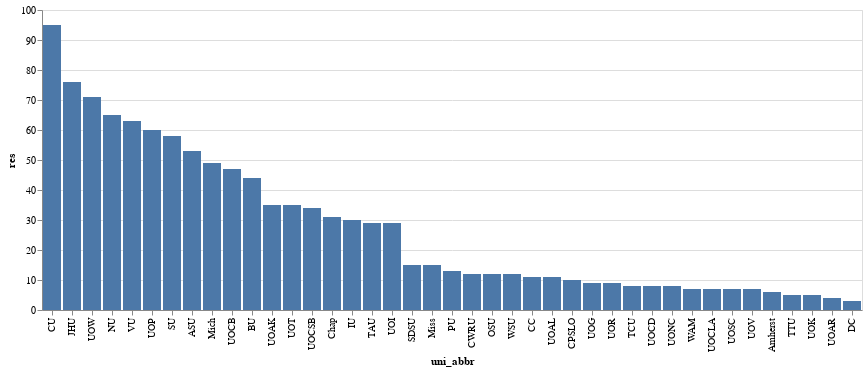

Notebook source saved alongside this figure:
### Markdown cell above
### Transform: Filter
What if we just wanted to get a sense of the students who responded No at each institution.
One option would be to first use pandas to filter the data, attach the data to the chart and then encode.
Altair provides a shortcut with Data Transformation.
The filter transform only encodes data items that satisfy the filter expression.
Here we will state that for each data item (i.e., datum), the response type must be 'No'.

### Code cell
alt.Chart(data).mark_bar().encode(
    alt.X('uni_abbr:N', sort='-y'),
    alt.Y('res'),
    alt.Tooltip('uni')
).transform_filter(
    (alt.datum.type == 'No')
).interactive()

### Figure 1 — Vega-Lite specification as saved in the notebook (floating-point values rounded to 4 significant figures)
{"config": {"view": {"continuousWidth": 400, "continuousHeight": 300}}, "data": {"name": "data-625a034231e7cf75ff53895cdf90a07a"}, "mark": "bar", "encoding": {"tooltip": {"type": "nominal", "field": "uni"}, "x": {"type": "nominal", "field": "uni_abbr", "sort": "-y"}, "y": {"type": "quantitative", "field": "res"}}, "selection": {"selector002": {"type": "interval", "bind": "scales", "encodings": ["x", "y"]}}, "transform": [{"filter": "(datum.type === 'No')"}], "$schema": "https://vega.github.io/schema/vega-lite/v4.8.1.json", "datasets": {"data-625a034231e7cf75ff53895cdf90a07a": [{"uni": "Appalachian State University", "type": "Nonuse", "res": 46, "pct": 0.4, "state": "North Carolina", "region": "south", "uni_abbr": "ASU"}, {"uni": "Appalachian State University", "type": "No", "res": 53, "pct": 0.461, "state": "North Carolina", "region": "south", "uni_abbr": "ASU"}, {"uni": "Appalachian State University", "type": "Yes", "res": 16, "pct": 0.139, "state": "North Carolina", "region": "south", "uni_abbr": "ASU"}, {"uni": "Butler University", "type": "Nonuse", "res": 17, "pct": 0.25, "state": "Indiana", "region": "midwest", "uni_abbr": "BU"}, {"uni": "Butler University", "type": "No", "res": 44, "pct": 0.647, "state": "Indiana", "region": "midwest", "uni_abbr": "BU"}, {"uni": "Butler University", "type": "Yes", "res": 7, "pct": 0.103, "state": "Indiana", "region": "midwest", "uni_abbr": "BU"}, {"uni": "Cal Poly San Luis Obispo", "type": "Nonuse", "res": 7, "pct": 0.28, "state": "California", "region": "pacific", "uni_abbr": "CPSLO"}, {"uni": "Cal Poly San Luis Obispo", "type": "No", "res": 10, "pct": 0.4, "state": "California", "region": "pacific", "uni_abbr": "CPSLO"}, {"uni": "Cal Poly San Luis Obispo", "type": "Yes", "res": 8, "pct": 0.32, "state": "California", "region": "pacific", "uni_abbr": "CPSLO"}, {"uni": "Case Western Reserve University", "type": "Nonuse", "res": 12, "pct": 0.387, "state": "Ohio", "region": "midwest", "uni_abbr": "CWRU"}, {"uni": "Case Western Reserve University", "type": "No", "res": 12, "pct": 0.387, "state": "Ohio", "region": "midwest", "uni_abbr": "CWRU"}, {"uni": "Case Western Reserve University", "type": "Yes", "res": 7, "pct": 0.226, "state": "Ohio", "region": "midwest", "uni_abbr": "CWRU"}, {"uni": "Chapman University", "type": "Nonuse", "res": 19, "pct": 0.302, "state": "California", "region": "pacific", "uni_abbr": "Chap"}, {"uni": "Chapman University", "type": "No", "res": 31, "pct": 0.492, "state": "California", "region": "pacific", "uni_abbr": "Chap"}, {"uni": "Chapman University", "type": "Yes", "res": 13, "pct": 0.206, "state": "California", "region": "pacific", "uni_abbr": "Chap"}, {"uni": "Colby College", "type": "Nonuse", "res": 2, "pct": 0.143, "state": "Maine", "region": "northeast", "uni_abbr": "CC"}, {"uni": "Colby College", "type": "No", "res": 11, "pct": 0.786, "state": "Maine", "region": "northeast", "uni_abbr": "CC"}, {"uni": "Colby College", "type": "Yes", "res": 1, "pct": 0.071, "state": "Maine", "region": "northeast", "uni_abbr": "CC"}, {"uni": "College of William and Mary", "type": "Nonuse", "res": 6, "pct": 0.375, "state": "Virginia", "region": "south", "uni_abbr": "WAM"}, {"uni": "College of William and Mary", "type": "No", "res": 7, "pct": 0.438, "state": "Virginia", "region": "south", "uni_abbr": "WAM"}, {"uni": "College of William and Mary", "type": "Yes", "res": 3, "pct": 0.188, "state": "Virginia", "region": "south", "uni_abbr": "WAM"}, {"uni": "Cornell University", "type": "Nonuse", "res": 51, "pct": 0.264, "state": "New York", "region": "northeast", "uni_abbr": "CU"}, {"uni": "Cornell University", "type": "No", "res": 95, "pct": 0.492, "state": "New York", "region": "northeast", "uni_abbr": "CU"}, {"uni": "Cornell University", "type": "Yes", "res": 47, "pct": 0.244, "state": "New York", "region": "northeast", "uni_abbr": "CU"}, {"uni": "Dartmouth College", "type": "Nonuse", "res": 2, "pct": 0.2, "state": "New Hampshire", "region": "northeast", "uni_abbr": "DC"}, {"uni": "Dartmouth College", "type": "No", "res": 3, "pct": 0.3, "state": "New Hampshire", "region": "northeast", "uni_abbr": "DC"}, {"uni": "Dartmouth College", "type": "Yes", "res": 5, "pct": 0.5, "state": "New Hampshire", "region": "northeast", "uni_abbr": "DC"}, {"uni": "Indiana University", "type": "Nonuse", "res": 5, "pct": 0.114, "state": "Indiana", "region": "midwest", "uni_abbr": "IU"}, {"uni": "Indiana University", "type": "No", "res": 30, "pct": 0.682, "state": "Indiana", "region": "midwest", "uni_abbr": "IU"}, {"uni": "Indiana University", "type": "Yes", "res": 9, "pct": 0.205, "state": "Indiana", "region": "midwest", "uni_abbr": "IU"}, {"uni": "Johns Hopkins University", "type": "Nonuse", "res": 29, "pct": 0.21, "state": "Maryland", "region": "northeast", "uni_abbr": "JHU"}, {"uni": "Johns Hopkins University", "type": "No", "res": 76, "pct": 0.551, "state": "Maryland", "region": "northeast", "uni_abbr": "JHU"}, {"uni": "Johns Hopkins University", "type": "Yes", "res": 33, "pct": 0.239, "state": "Maryland", "region": "northeast", "uni_abbr": "JHU"}, {"uni": "Northwestern University", "type": "Nonuse", "res": 24, "pct": 0.2, "state": "Illinois", "region": "midwest", "uni_abbr": "NU"}, {"uni": "Northwestern University", "type": "No", "res": 65, "pct": 0.542, "state": "Illinois", "region": "midwest", "uni_abbr": "NU"}, {"uni": "Northwestern University", "type": "Yes", "res": 31, "pct": 0.258, "state": "Illinois", "region": "midwest", "uni_abbr": "NU"}, {"uni": "Ohio State University", "type": "Nonuse", "res": 1, "pct": 0.053, "state": "Ohio", "region": "midwest", "uni_abbr": "OSU"}, {"uni": "Ohio State University", "type": "No", "res": 12, "pct": 0.632, "state": "Ohio", "region": "midwest", "uni_abbr": "OSU"}, {"uni": "Ohio State University", "type": "Yes", "res": 6, "pct": 0.316, "state": "Ohio", "region": "midwest", "uni_abbr": "OSU"}, {"uni": "Purdue University", "type": "Nonuse", "res": 8, "pct": 0.308, "state": "Indiana", "region": "midwest", "uni_abbr": "PU"}, {"uni": "Purdue University", "type": "No", "res": 13, "pct": 0.5, "state": "Indiana", "region": "midwest", "uni_abbr": "PU"}, {"uni": "Purdue University", "type": "Yes", "res": 5, "pct": 0.192, "state": "Indiana", "region": "midwest", "uni_abbr": "PU"}, {"uni": "San Diego State University", "type": "Nonuse", "res": 6, "pct": 0.231, "state": "California", "region": "pacific", "uni_abbr": "SDSU"}, {"uni": "San Diego State University", "type": "No", "res": 15, "pct": 0.577, "state": "California", "region": "pacific", "uni_abbr": "SDSU"}, {"uni": "San Diego State University", "type": "Yes", "res": 5, "pct": 0.192, "state": "California", "region": "pacific", "uni_abbr": "SDSU"}, {"uni": "Stanford University", "type": "Nonuse", "res": 37, "pct": 0.343, "state": "California", "region": "pacific", "uni_abbr": "SU"}, {"uni": "Stanford University", "type": "No", "res": 58, "pct": 0.537, "state": "California", "region": "pacific", "uni_abbr": "SU"}, {"uni": "Stanford University", "type": "Yes", "res": 13, "pct": 0.12, "state": "California", "region": "pacific", "uni_abbr": "SU"}, {"uni": "Texas A&M University", "type": "Nonuse", "res": 12, "pct": 0.222, "state": "Texas", "region": "mountain", "uni_abbr": "TAU"}, {"uni": "Texas A&M University", "type": "No", "res": 29, "pct": 0.537, "state": "Texas", "region": "mountain", "uni_abbr": "TAU"}, {"uni": "Texas A&M University", "type": "Yes", "res": 13, "pct": 0.241, "state": "Texas", "region": "mountain", "uni_abbr": "TAU"}, {"uni": "Texas Christian University", "type": "Nonuse", "res": 10, "pct": 0.385, "state": "Texas", "region": "mountain", "uni_abbr": "TCU"}, {"uni": "Texas Christian University", "type": "No", "res": 8, "pct": 0.308, "state": "Texas", "region": "mountain", "uni_abbr": "TCU"}, {"uni": "Texas Christian University", "type": "Yes", "res": 8, "pct": 0.308, "state": "Texas", "region": "mountain", "uni_abbr": "TCU"}, {"uni": "Texas Tech University", "type": "Nonuse", "res": 5, "pct": 0.385, "state": "Texas", "region": "mountain", "uni_abbr": "TTU"}, {"uni": "Texas Tech University", "type": "No", "res": 5, "pct": 0.385, "state": "Texas", "region": "mountain", "uni_abbr": "TTU"}, {"uni": "Texas Tech University", "type": "Yes", "res": 3, "pct": 0.231, "state": "Texas", "region": "mountain", "uni_abbr": "TTU"}, {"uni": "UMass Amherst", "type": "Nonuse", "res": 3, "pct": 0.25, "state": "Massachusetts", "region": "northeast", "uni_abbr": "Amherst"}, {"uni": "UMass Amherst", "type": "No", "res": 6, "pct": 0.5, "state": "Massachusetts", "region": "northeast", "uni_abbr": "Amherst"}, {"uni": "UMass Amherst", "type": "Yes", "res": 3, "pct": 0.25, "state": "Massachusetts", "region": "northeast", "uni_abbr": "Amherst"}, {"uni": "University of Alabama", "type": "Nonuse", "res": 2, "pct": 0.133, "state": "Alabama", "region": "south", "uni_abbr": "UOAL"}, {"uni": "University of Alabama", "type": "No", "res": 11, "pct": 0.733, "state": "Alabama", "region": "south", "uni_abbr": "UOAL"}, {"uni": "University of Alabama", "type": "Yes", "res": 2, "pct": 0.133, "state": "Alabama", "region": "south", "uni_abbr": "UOAL"}, {"uni": "University of Arizona", "type": "Nonuse", "res": 3, "pct": 0.273, "state": "Arizona", "region": "pacific", "uni_abbr": "UOAR"}, {"uni": "University of Arizona", "type": "No", "res": 4, "pct": 0.364, "state": "Arizona", "region": "pacific", "uni_abbr": "UOAR"}, {"uni": "University of Arizona", "type": "Yes", "res": 4, "pct": 0.364, "state": "Arizona", "region": "pacific", "uni_abbr": "UOAR"}, {"uni": "University of Arkansas", "type": "Nonuse", "res": 19, "pct": 0.288, "state": "Arkansas", "region": "south", "uni_abbr": "UOAK"}, {"uni": "University of Arkansas", "type": "No", "res": 35, "pct": 0.53, "state": "Arkansas", "region": "south", "uni_abbr": "UOAK"}, {"uni": "University of Arkansas", "type": "Yes", "res": 12, "pct": 0.182, "state": "Arkansas", "region": "south", "uni_abbr": "UOAK"}, {"uni": "University of California, Berkeley", "type": "Nonuse", "res": 19, "pct": 0.209, "state": "California", "region": "pacific", "uni_abbr": "UOCB"}, {"uni": "University of California, Berkeley", "type": "No", "res": 47, "pct": 0.516, "state": "California", "region": "pacific", "uni_abbr": "UOCB"}, {"uni": "University of California, Berkeley", "type": "Yes", "res": 25, "pct": 0.275, "state": "California", "region": "pacific", "uni_abbr": "UOCB"}, {"uni": "University of California, Davis", "type": "Nonuse", "res": 6, "pct": 0.353, "state": "California", "region": "pacific", "uni_abbr": "UOCD"}, {"uni": "University of California, Davis", "type": "No", "res": 8, "pct": 0.471, "state": "California", "region": "pacific", "uni_abbr": "UOCD"}, {"uni": "University of California, Davis", "type": "Yes", "res": 3, "pct": 0.176, "state": "California", "region": "pacific", "uni_abbr": "UOCD"}, {"uni": "University of California, Los Angeles", "type": "Nonuse", "res": 5, "pct": 0.385, "state": "California", "region": "pacific", "uni_abbr": "UOCLA"}, {"uni": "University of California, Los Angeles", "type": "No", "res": 7, "pct": 0.538, "state": "California", "region": "pacific", "uni_abbr": "UOCLA"}, {"uni": "University of California, Los Angeles", "type": "Yes", "res": 1, "pct": 0.077, "state": "California", "region": "pacific", "uni_abbr": "UOCLA"}, {"uni": "University of California, Santa Barbara", "type": "Nonuse", "res": 17, "pct": 0.227, "state": "California", "region": "pacific", "uni_abbr": "UOCSB"}, {"uni": "University of California, Santa Barbara", "type": "No", "res": 34, "pct": 0.453, "state": "California", "region": "pacific", "uni_abbr": "UOCSB"}, {"uni": "University of California, Santa Barbara", "type": "Yes", "res": 24, "pct": 0.32, "state": "California", "region": "pacific", "uni_abbr": "UOCSB"}, {"uni": "University of Georgia", "type": "Nonuse", "res": 1, "pct": 0.091, "state": "Georgia", "region": "south", "uni_abbr": "UOG"}, {"uni": "University of Georgia", "type": "No", "res": 9, "pct": 0.818, "state": "Georgia", "region": "south", "uni_abbr": "UOG"}, {"uni": "University of Georgia", "type": "Yes", "res": 1, "pct": 0.091, "state": "Georgia", "region": "south", "uni_abbr": "UOG"}, {"uni": "University of Illinois", "type": "Nonuse", "res": 8, "pct": 0.17, "state": "Illinois", "region": "midwest", "uni_abbr": "UOI"}, {"uni": "University of Illinois", "type": "No", "res": 29, "pct": 0.617, "state": "Illinois", "region": "midwest", "uni_abbr": "UOI"}, {"uni": "University of Illinois", "type": "Yes", "res": 10, "pct": 0.213, "state": "Illinois", "region": "midwest", "uni_abbr": "UOI"}, {"uni": "University of Kansas", "type": "Nonuse", "res": 2, "pct": 0.2, "state": "Kansas", "region": "midwest", "uni_abbr": "UOK"}, {"uni": "University of Kansas", "type": "No", "res": 5, "pct": 0.5, "state": "Kansas", "region": "midwest", "uni_abbr": "UOK"}, {"uni": "University of Kansas", "type": "Yes", "res": 3, "pct": 0.3, "state": "Kansas", "region": "midwest", "uni_abbr": "UOK"}, {"uni": "University of Michigan", "type": "Nonuse", "res": 23, "pct": 0.267, "state": "Michigan", "region": "midwest", "uni_abbr": "Mich"}, {"uni": "University of Michigan", "type": "No", "res": 49, "pct": 0.57, "state": "Michigan", "region": "midwest", "uni_abbr": "Mich"}, {"uni": "University of Michigan", "type": "Yes", "res": 14, "pct": 0.163, "state": "Michigan", "region": "midwest", "uni_abbr": "Mich"}, {"uni": "University of Missouri", "type": "Nonuse", "res": 8, "pct": 0.267, "state": "Missouri", "region": "midwest", "uni_abbr": "Miss"}, {"uni": "University of Missouri", "type": "No", "res": 15, "pct": 0.5, "state": "Missouri", "region": "midwest", "uni_abbr": "Miss"}, {"uni": "University of Missouri", "type": "Yes", "res": 7, "pct": 0.233, "state": "Missouri", "region": "midwest", "uni_abbr": "Miss"}, {"uni": "University of North Carolina", "type": "Nonuse", "res": 3, "pct": 0.25, "state": "North Carolina", "region": "south", "uni_abbr": "UONC"}, {"uni": "University of North Carolina", "type": "No", "res": 8, "pct": 0.667, "state": "North Carolina", "region": "south", "uni_abbr": "UONC"}, {"uni": "University of North Carolina", "type": "Yes", "res": 1, "pct": 0.083, "state": "North Carolina", "region": "south", "uni_abbr": "UONC"}, {"uni": "University of Pennsylvania", "type": "Nonuse", "res": 24, "pct": 0.222, "state": "Pennsylvania", "region": "northeast", "uni_abbr": "UOP"}, {"uni": "University of Pennsylvania", "type": "No", "res": 60, "pct": 0.556, "state": "Pennsylvania", "region": "northeast", "uni_abbr": "UOP"}, {"uni": "University of Pennsylvania", "type": "Yes", "res": 24, "pct": 0.222, "state": "Pennsylvania", "region": "northeast", "uni_abbr": "UOP"}, {"uni": "University of Richmond", "type": "Nonuse", "res": 7, "pct": 0.389, "state": "Virginia", "region": "south", "uni_abbr": "UOR"}, {"uni": "University of Richmond", "type": "No", "res": 9, "pct": 0.5, "state": "Virginia", "region": "south", "uni_abbr": "UOR"}, {"uni": "University of Richmond", "type": "Yes", "res": 2, "pct": 0.111, "state": "Virginia", "region": "south", "uni_abbr": "UOR"}, {"uni": "University of Southern California", "type": "Nonuse", "res": 2, "pct": 0.2, "state": "California", "region": "pacific", "uni_abbr": "UOSC"}, {"uni": "University of Southern California", "type": "No", "res": 7, "pct": 0.7, "state": "California", "region": "pacific", "uni_abbr": "UOSC"}, {"uni": "University of Southern California", "type": "Yes", "res": 1, "pct": 0.1, "state": "California", "region": "pacific", "uni_abbr": "UOSC"}, {"uni": "University of Texas", "type": "Nonuse", "res": 26, "pct": 0.356, "state": "Texas", "region": "mountain", "uni_abbr": "UOT"}, {"uni": "University of Texas", "type": "No", "res": 35, "pct": 0.479, "state": "Texas", "region": "mountain", "uni_abbr": "UOT"}, {"uni": "University of Texas", "type": "Yes", "res": 12, "pct": 0.164, "state": "Texas", "region": "mountain", "uni_abbr": "UOT"}, {"uni": "University of Virginia", "type": "Nonuse", "res": 8, "pct": 0.444, "state": "Virginia", "region": "south", "uni_abbr": "UOV"}, {"uni": "University of Virginia", "type": "No", "res": 7, "pct": 0.389, "state": "Virginia", "region": "south", "uni_abbr": "UOV"}, {"uni": "University of Virginia", "type": "Yes", "res": 3, "pct": 0.167, "state": "Virginia", "region": "south", "uni_abbr": "UOV"}, {"uni": "University of Wisconsin-Madison", "type": "Nonuse", "res": 21, "pct": 0.167, "state": "Wisconsin", "region": "midwest", "uni_abbr": "UOW"}, {"uni": "University of Wisconsin-Madison", "type": "No", "res": 71, "pct": 0.563, "state": "Wisconsin", "region": "midwest", "uni_abbr": "UOW"}, {"uni": "University of Wisconsin-Madison", "type": "Yes", "res": 34, "pct": 0.27, "state": "Wisconsin", "region": "midwest", "uni_abbr": "UOW"}, {"uni": "Vanderbilt University", "type": "Nonuse", "res": 12, "pct": 0.122, "state": "Tennessee", "region": "south", "uni_abbr": "VU"}, {"uni": "Vanderbilt University", "type": "No", "res": 63, "pct": 0.643, "state": "Tennessee", "region": "south", "uni_abbr": "VU"}, {"uni": "Vanderbilt University", "type": "Yes", "res": 23, "pct": 0.235, "state": "Tennessee", "region": "south", "uni_abbr": "VU"}, {"uni": "Washington State University", "type": "Nonuse", "res": 6, "pct": 0.231, "state": "Washington", "region": "pacific", "uni_abbr": "WSU"}, {"uni": "Washington State University", "type": "No", "res": 12, "pct": 0.462, "state": "Washington", "region": "pacific", "uni_abbr": "WSU"}, {"uni": "Washington State University", "type": "Yes", "res": 8, "pct": 0.308, "state": "Washington", "region": "pacific", "uni_abbr": "WSU"}]}}
